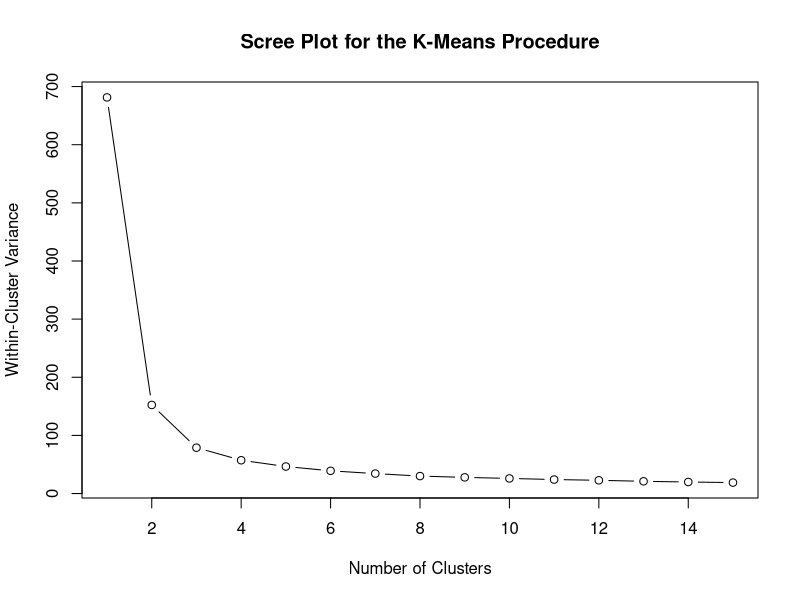
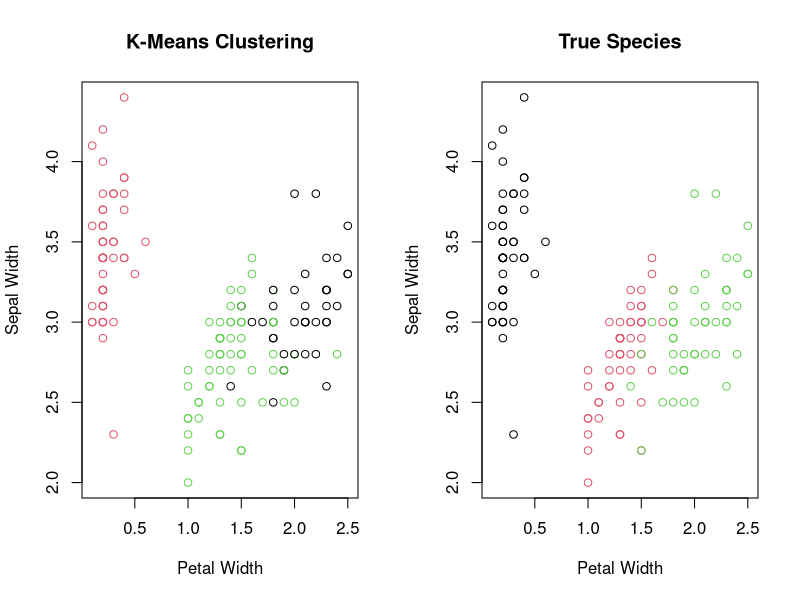
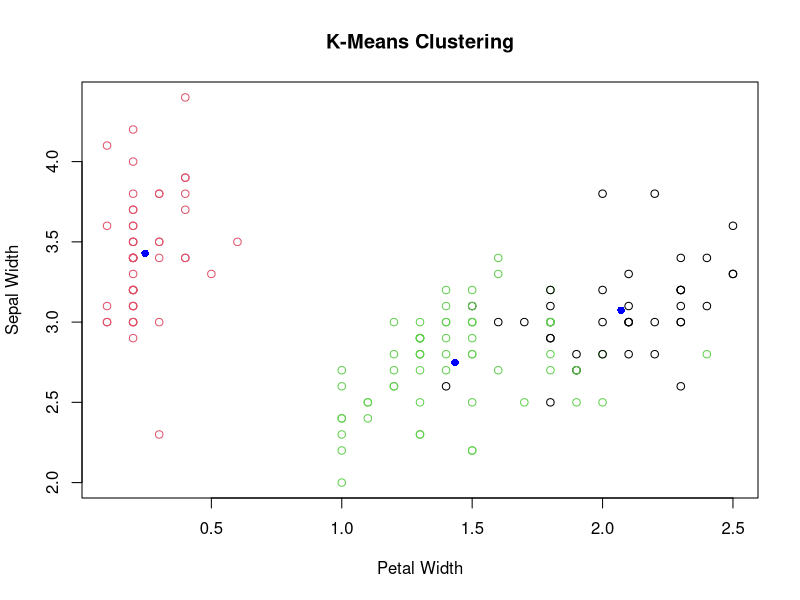

Generate these figures, in order, with R:
#Retrieving the numerical measures of the iris dataset.
iris.meas = iris[, -5]
str(iris.meas)
summary(iris.meas)
sapply(iris.meas, sd)

#A function to help determine the number of clusters 
wssplot = function(data, nc = 15, seed = 0) {
  wss = (nrow(data) - 1) * sum(apply(data, 2, var))
  for (i in 2:nc) {
    set.seed(seed)
    wss[i] = sum(kmeans(data, centers = i, iter.max = 100, nstart = 100)$withinss)
  }
  plot(1:nc, wss, type = "b",
       xlab = "Number of Clusters",
       ylab = "Within-Cluster Variance",
       main = "Scree Plot for the K-Means Procedure")
}
#Visualizing the scree plot for the scaled iris data; 3 seems like a plausible
#choice.
wssplot(iris.meas)

#Conducting the K-Means algorithm on the whole dataset.
set.seed(0)
km.iris = kmeans(iris.meas, centers = 3, nstart = 100)

#Inspecting the output of the kmeans() function.
km.iris

#Visualizing the results against the truth.
par(mfrow = c(1, 2))
plot(iris.meas$Petal.Width, iris.meas$Sepal.Width,
     xlab = "Petal Width", ylab = "Sepal Width",
     main = "K-Means Clustering", col = km.iris$cluster)
plot(iris.meas$Petal.Width, iris.meas$Sepal.Width,
     xlab = "Petal Width", ylab = "Sepal Width",
     main = "True Species", col = iris$Species)

#Plotting the cluster centers over the data.
par(mfrow = c(1, 1))
plot(iris.meas$Petal.Width, iris.meas$Sepal.Width,
     xlab = "Petal Width", ylab = "Sepal Width",
     main = "K-Means Clustering", col = km.iris$cluster)
points(km.iris$centers[, 4], km.iris$centers[, 2], pch = 16, col = "blue")


